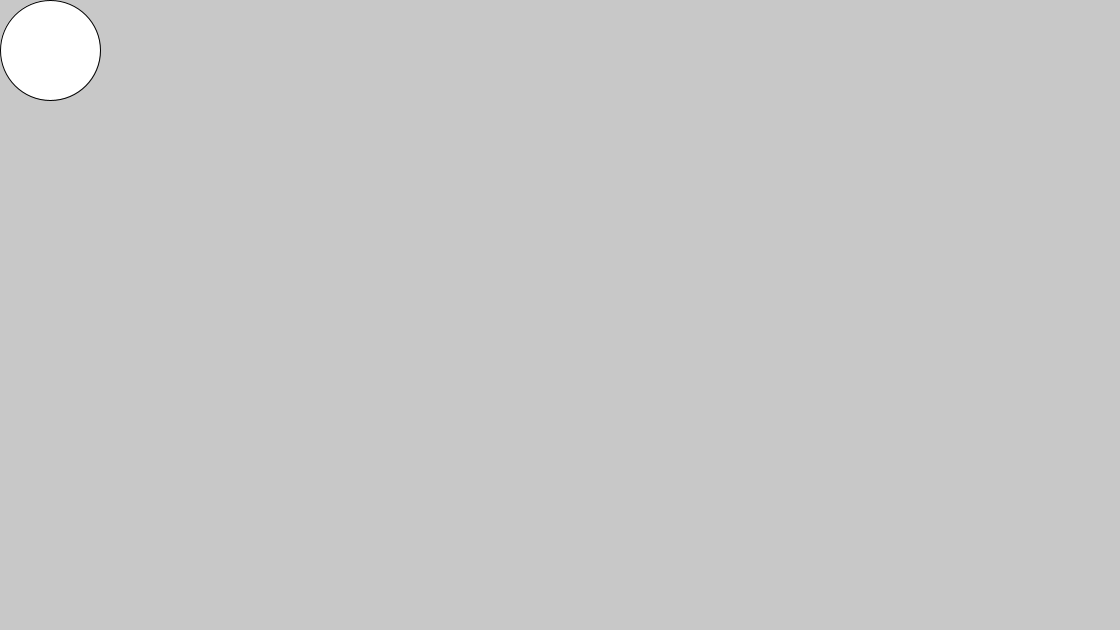
Frame 1 (no input)
Frame 60 (the mouse pressed at the canvas centre just before this capture): identical to frame 1, image omitted
Frame 120 (the mouse held since frame 60 and released just before this capture): identical to frame 1, image omitted

The Processing sketch that drew this single still picture (run headless with seeded random() and noise(); from frame 60 on, the mouse is pressed at the canvas centre):

// Processing sketch: vondrak_robin_03Vectors
// ── vondrak_robin_03Vectors.pde
//03 - Vectors
//Robin Vondrak
//GP20
//https://github.com/yrgo/gp20/tree/master/Programming%20Fundamentals/02%20-%20Learning%20to%20Program
//2020-09-XX

static final int FPS = 60;
static final int MOUSE_LEFT = 37, MOUSE_RIGHT = 39;
static final float FORCE_TOP = 500;
static int ballSize = 100;
static boolean mouseDown = false;
static float speed = 0.2;
static float maxSpeed = 10;
static float legnthEffect = 2.1;
Ball ball = new Ball();

void setup()
{
	size(1120, 630);
}

void draw()
{
	background(200, 100);
	UpdateInput();
	ball.UpdateBall();
	ball.DrawBall();
}

void UpdateInput()
{
	if (mousePressed && mouseButton == MOUSE_RIGHT && !mouseDown)
	{
		mouseDown = true;
		println("Button: " + mouseButton);
		ball.position = new PVector(mouseX, mouseY);

	}
	else if (!mousePressed)
	{
		mouseDown = false;
	}
	else if (mousePressed && mouseButton == MOUSE_LEFT)
	{
		line(ball.position.x, ball.position.y, mouseX, mouseY);
		ball.UpdateDirection();
	}
}

class Ball
{
	PVector direction = new PVector();
	PVector position = new PVector(width / 2, height /2);

	void UpdateBall()
	{
		position.sub(direction);
		CheckCollision();
	}

	void UpdateDirection()
	{
		PVector legnth = new PVector(position.x - mouseX, position.y - mouseY);
		println((norm(legnth.mag(), 0, FORCE_TOP) * legnthEffect) + speed);

		direction.add(legnth.setMag((norm(legnth.mag(), 0, FORCE_TOP) * legnthEffect) + speed));
		direction.limit(maxSpeed);
	}

	void DrawBall()
	{
		ellipse(position.x, position.y, ballSize, ballSize);
	}

	void CheckCollision()
	{
		if (position.x < (ballSize / 2) || position.x > width - (ballSize / 2))
			direction = new PVector(direction.x * -1, direction.y);
		else if (position.y < (ballSize / 2) || position.y > height - (ballSize / 2))
			direction = new PVector(direction.x, direction.y * -1);
	}
}
